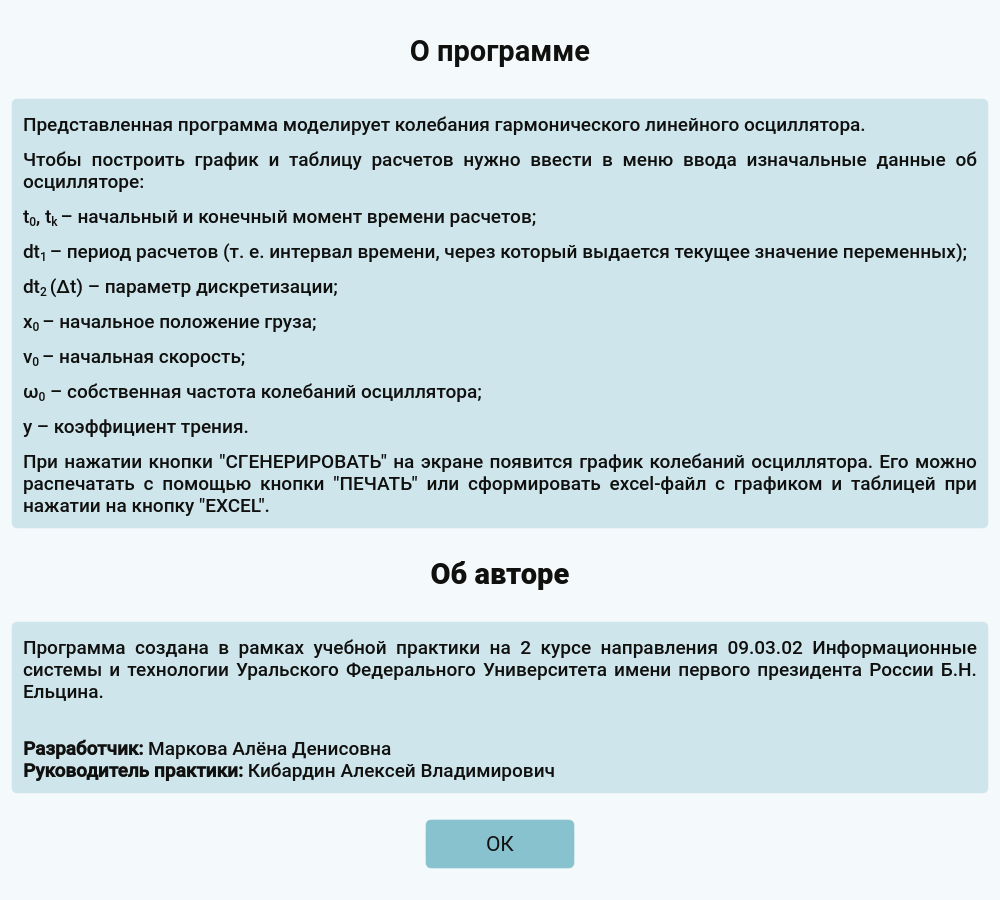
<?xml version="1.0" encoding="UTF-8"?>
<ui version="4.0">
 <class>info_win</class>
 <widget class="QDialog" name="info_win">
  <property name="enabled">
   <bool>true</bool>
  </property>
  <property name="geometry">
   <rect>
    <x>0</x>
    <y>0</y>
    <width>1000</width>
    <height>900</height>
   </rect>
  </property>
  <property name="minimumSize">
   <size>
    <width>1000</width>
    <height>900</height>
   </size>
  </property>
  <property name="maximumSize">
   <size>
    <width>1000</width>
    <height>900</height>
   </size>
  </property>
  <property name="baseSize">
   <size>
    <width>1000</width>
    <height>850</height>
   </size>
  </property>
  <property name="palette">
   <palette>
    <active>
     <colorrole role="WindowText">
      <brush brushstyle="SolidPattern">
       <color alpha="255">
        <red>16</red>
        <green>16</green>
        <blue>15</blue>
       </color>
      </brush>
     </colorrole>
     <colorrole role="Button">
      <brush brushstyle="SolidPattern">
       <color alpha="255">
        <red>244</red>
        <green>249</green>
        <blue>252</blue>
       </color>
      </brush>
     </colorrole>
     <colorrole role="Text">
      <brush brushstyle="SolidPattern">
       <color alpha="255">
        <red>16</red>
        <green>16</green>
        <blue>15</blue>
       </color>
      </brush>
     </colorrole>
     <colorrole role="BrightText">
      <brush brushstyle="SolidPattern">
       <color alpha="255">
        <red>16</red>
        <green>16</green>
        <blue>15</blue>
       </color>
      </brush>
     </colorrole>
     <colorrole role="ButtonText">
      <brush brushstyle="SolidPattern">
       <color alpha="255">
        <red>16</red>
        <green>16</green>
        <blue>15</blue>
       </color>
      </brush>
     </colorrole>
     <colorrole role="Base">
      <brush brushstyle="SolidPattern">
       <color alpha="255">
        <red>244</red>
        <green>249</green>
        <blue>252</blue>
       </color>
      </brush>
     </colorrole>
     <colorrole role="Window">
      <brush brushstyle="SolidPattern">
       <color alpha="255">
        <red>244</red>
        <green>249</green>
        <blue>252</blue>
       </color>
      </brush>
     </colorrole>
     <colorrole role="Shadow">
      <brush brushstyle="SolidPattern">
       <color alpha="255">
        <red>16</red>
        <green>16</green>
        <blue>15</blue>
       </color>
      </brush>
     </colorrole>
     <colorrole role="Highlight">
      <brush brushstyle="SolidPattern">
       <color alpha="255">
        <red>16</red>
        <green>16</green>
        <blue>15</blue>
       </color>
      </brush>
     </colorrole>
     <colorrole role="HighlightedText">
      <brush brushstyle="SolidPattern">
       <color alpha="255">
        <red>16</red>
        <green>16</green>
        <blue>15</blue>
       </color>
      </brush>
     </colorrole>
     <colorrole role="Link">
      <brush brushstyle="SolidPattern">
       <color alpha="255">
        <red>16</red>
        <green>16</green>
        <blue>15</blue>
       </color>
      </brush>
     </colorrole>
     <colorrole role="LinkVisited">
      <brush brushstyle="SolidPattern">
       <color alpha="255">
        <red>16</red>
        <green>16</green>
        <blue>15</blue>
       </color>
      </brush>
     </colorrole>
     <colorrole role="AlternateBase">
      <brush brushstyle="SolidPattern">
       <color alpha="255">
        <red>16</red>
        <green>16</green>
        <blue>15</blue>
       </color>
      </brush>
     </colorrole>
     <colorrole role="ToolTipBase">
      <brush brushstyle="SolidPattern">
       <color alpha="255">
        <red>16</red>
        <green>16</green>
        <blue>15</blue>
       </color>
      </brush>
     </colorrole>
     <colorrole role="ToolTipText">
      <brush brushstyle="SolidPattern">
       <color alpha="255">
        <red>16</red>
        <green>16</green>
        <blue>15</blue>
       </color>
      </brush>
     </colorrole>
     <colorrole role="PlaceholderText">
      <brush brushstyle="SolidPattern">
       <color alpha="128">
        <red>0</red>
        <green>0</green>
        <blue>0</blue>
       </color>
      </brush>
     </colorrole>
     <colorrole role="Accent">
      <brush brushstyle="SolidPattern">
       <color alpha="255">
        <red>136</red>
        <green>194</green>
        <blue>206</blue>
       </color>
      </brush>
     </colorrole>
    </active>
    <inactive>
     <colorrole role="WindowText">
      <brush brushstyle="SolidPattern">
       <color alpha="255">
        <red>16</red>
        <green>16</green>
        <blue>15</blue>
       </color>
      </brush>
     </colorrole>
     <colorrole role="Button">
      <brush brushstyle="SolidPattern">
       <color alpha="255">
        <red>244</red>
        <green>249</green>
        <blue>252</blue>
       </color>
      </brush>
     </colorrole>
     <colorrole role="Text">
      <brush brushstyle="SolidPattern">
       <color alpha="255">
        <red>16</red>
        <green>16</green>
        <blue>15</blue>
       </color>
      </brush>
     </colorrole>
     <colorrole role="BrightText">
      <brush brushstyle="SolidPattern">
       <color alpha="255">
        <red>16</red>
        <green>16</green>
        <blue>15</blue>
       </color>
      </brush>
     </colorrole>
     <colorrole role="ButtonText">
      <brush brushstyle="SolidPattern">
       <color alpha="255">
        <red>16</red>
        <green>16</green>
        <blue>15</blue>
       </color>
      </brush>
     </colorrole>
     <colorrole role="Base">
      <brush brushstyle="SolidPattern">
       <color alpha="255">
        <red>244</red>
        <green>249</green>
        <blue>252</blue>
       </color>
      </brush>
     </colorrole>
     <colorrole role="Window">
      <brush brushstyle="SolidPattern">
       <color alpha="255">
        <red>244</red>
        <green>249</green>
        <blue>252</blue>
       </color>
      </brush>
     </colorrole>
     <colorrole role="Shadow">
      <brush brushstyle="SolidPattern">
       <color alpha="255">
        <red>16</red>
        <green>16</green>
        <blue>15</blue>
       </color>
      </brush>
     </colorrole>
     <colorrole role="Highlight">
      <brush brushstyle="SolidPattern">
       <color alpha="255">
        <red>16</red>
        <green>16</green>
        <blue>15</blue>
       </color>
      </brush>
     </colorrole>
     <colorrole role="HighlightedText">
      <brush brushstyle="SolidPattern">
       <color alpha="255">
        <red>16</red>
        <green>16</green>
        <blue>15</blue>
       </color>
      </brush>
     </colorrole>
     <colorrole role="Link">
      <brush brushstyle="SolidPattern">
       <color alpha="255">
        <red>16</red>
        <green>16</green>
        <blue>15</blue>
       </color>
      </brush>
     </colorrole>
     <colorrole role="LinkVisited">
      <brush brushstyle="SolidPattern">
       <color alpha="255">
        <red>16</red>
        <green>16</green>
        <blue>15</blue>
       </color>
      </brush>
     </colorrole>
     <colorrole role="AlternateBase">
      <brush brushstyle="SolidPattern">
       <color alpha="255">
        <red>16</red>
        <green>16</green>
        <blue>15</blue>
       </color>
      </brush>
     </colorrole>
     <colorrole role="ToolTipBase">
      <brush brushstyle="SolidPattern">
       <color alpha="255">
        <red>16</red>
        <green>16</green>
        <blue>15</blue>
       </color>
      </brush>
     </colorrole>
     <colorrole role="ToolTipText">
      <brush brushstyle="SolidPattern">
       <color alpha="255">
        <red>16</red>
        <green>16</green>
        <blue>15</blue>
       </color>
      </brush>
     </colorrole>
     <colorrole role="PlaceholderText">
      <brush brushstyle="SolidPattern">
       <color alpha="128">
        <red>0</red>
        <green>0</green>
        <blue>0</blue>
       </color>
      </brush>
     </colorrole>
     <colorrole role="Accent">
      <brush brushstyle="SolidPattern">
       <color alpha="255">
        <red>136</red>
        <green>194</green>
        <blue>206</blue>
       </color>
      </brush>
     </colorrole>
    </inactive>
    <disabled>
     <colorrole role="WindowText">
      <brush brushstyle="SolidPattern">
       <color alpha="255">
        <red>0</red>
        <green>0</green>
        <blue>0</blue>
       </color>
      </brush>
     </colorrole>
     <colorrole role="Button">
      <brush brushstyle="SolidPattern">
       <color alpha="255">
        <red>244</red>
        <green>249</green>
        <blue>252</blue>
       </color>
      </brush>
     </colorrole>
     <colorrole role="Text">
      <brush brushstyle="SolidPattern">
       <color alpha="255">
        <red>0</red>
        <green>0</green>
        <blue>0</blue>
       </color>
      </brush>
     </colorrole>
     <colorrole role="BrightText">
      <brush brushstyle="SolidPattern">
       <color alpha="255">
        <red>16</red>
        <green>16</green>
        <blue>15</blue>
       </color>
      </brush>
     </colorrole>
     <colorrole role="ButtonText">
      <brush brushstyle="SolidPattern">
       <color alpha="255">
        <red>0</red>
        <green>0</green>
        <blue>0</blue>
       </color>
      </brush>
     </colorrole>
     <colorrole role="Base">
      <brush brushstyle="SolidPattern">
       <color alpha="255">
        <red>244</red>
        <green>249</green>
        <blue>252</blue>
       </color>
      </brush>
     </colorrole>
     <colorrole role="Window">
      <brush brushstyle="SolidPattern">
       <color alpha="255">
        <red>244</red>
        <green>249</green>
        <blue>252</blue>
       </color>
      </brush>
     </colorrole>
     <colorrole role="Shadow">
      <brush brushstyle="SolidPattern">
       <color alpha="255">
        <red>16</red>
        <green>16</green>
        <blue>15</blue>
       </color>
      </brush>
     </colorrole>
     <colorrole role="HighlightedText">
      <brush brushstyle="SolidPattern">
       <color alpha="255">
        <red>16</red>
        <green>16</green>
        <blue>15</blue>
       </color>
      </brush>
     </colorrole>
     <colorrole role="Link">
      <brush brushstyle="SolidPattern">
       <color alpha="255">
        <red>16</red>
        <green>16</green>
        <blue>15</blue>
       </color>
      </brush>
     </colorrole>
     <colorrole role="LinkVisited">
      <brush brushstyle="SolidPattern">
       <color alpha="255">
        <red>16</red>
        <green>16</green>
        <blue>15</blue>
       </color>
      </brush>
     </colorrole>
     <colorrole role="AlternateBase">
      <brush brushstyle="SolidPattern">
       <color alpha="255">
        <red>16</red>
        <green>16</green>
        <blue>15</blue>
       </color>
      </brush>
     </colorrole>
     <colorrole role="ToolTipBase">
      <brush brushstyle="SolidPattern">
       <color alpha="255">
        <red>16</red>
        <green>16</green>
        <blue>15</blue>
       </color>
      </brush>
     </colorrole>
     <colorrole role="ToolTipText">
      <brush brushstyle="SolidPattern">
       <color alpha="255">
        <red>16</red>
        <green>16</green>
        <blue>15</blue>
       </color>
      </brush>
     </colorrole>
     <colorrole role="PlaceholderText">
      <brush brushstyle="SolidPattern">
       <color alpha="128">
        <red>0</red>
        <green>0</green>
        <blue>0</blue>
       </color>
      </brush>
     </colorrole>
     <colorrole role="Accent">
      <brush brushstyle="SolidPattern">
       <color alpha="255">
        <red>136</red>
        <green>194</green>
        <blue>206</blue>
       </color>
      </brush>
     </colorrole>
    </disabled>
   </palette>
  </property>
  <property name="windowTitle">
   <string>Информация</string>
  </property>
  <property name="windowIcon">
   <iconset resource="res.qrc">
    <normaloff>:/icons/images/help icon.svg</normaloff>:/icons/images/help icon.svg</iconset>
  </property>
  <property name="styleSheet">
   <string notr="true">/* Основные цвета */
QWidget {
    color: rgb(0, 0, 0); /* WindowText */
    background-color: rgb(244, 249, 252); /* Window */
}

/* Кнопки */
QPushButton {
    background-color: rgb(136, 194, 206); /* Button */
    color: rgb(16, 16, 15); /* ButtonText */
    border: 1px solid rgb(105, 88, 79);
}

QPushButton:hover {
    background-color: rgb(147, 208, 220);  /* Button */
}

QPushButton:pressed {
    background-color: rgb(110, 158, 167);  /* Button */
}

/* Текстовые поля */
QLineEdit, QTextEdit, QPlainTextEdit {
    background-color: rgb(255, 255, 255); /* Base */
    color: rgb(16, 16, 15); /* Text */
    border: 1px solid rgb(141, 118, 105); /* Mid */
}

/* Лейблы */
QLabel {
    color: rgb(16, 16, 15); /* WindowText */
}
</string>
  </property>
  <layout class="QHBoxLayout" name="horizontalLayout_2">
   <property name="spacing">
    <number>0</number>
   </property>
   <item>
    <layout class="QVBoxLayout" name="verticalLayout" stretch="0,0,0,0,0,0,0,0,0,0,0">
     <property name="spacing">
      <number>5</number>
     </property>
     <item>
      <spacer name="horizontalSpacer_8">
       <property name="orientation">
        <enum>Qt::Orientation::Horizontal</enum>
       </property>
       <property name="sizeHint" stdset="0">
        <size>
         <width>40</width>
         <height>20</height>
        </size>
       </property>
      </spacer>
     </item>
     <item>
      <widget class="QLabel" name="label">
       <property name="font">
        <font>
         <family>Roboto</family>
         <pointsize>22</pointsize>
         <bold>true</bold>
        </font>
       </property>
       <property name="text">
        <string>&lt;html&gt;&lt;head/&gt;&lt;body&gt;&lt;p&gt;&lt;span style=&quot; font-size:22pt;&quot;&gt;О программе&lt;/span&gt;&lt;/p&gt;&lt;/body&gt;&lt;/html&gt;</string>
       </property>
       <property name="alignment">
        <set>Qt::AlignmentFlag::AlignCenter</set>
       </property>
      </widget>
     </item>
     <item>
      <spacer name="horizontalSpacer_6">
       <property name="orientation">
        <enum>Qt::Orientation::Horizontal</enum>
       </property>
       <property name="sizeHint" stdset="0">
        <size>
         <width>40</width>
         <height>20</height>
        </size>
       </property>
      </spacer>
     </item>
     <item>
      <widget class="QGroupBox" name="horizontalGroupBox">
       <property name="styleSheet">
        <string notr="true">background-color: rgba(136, 194, 206, 90);
border: 1px solid rgba(255, 255, 255, 80);
border-radius: 6px;
</string>
       </property>
       <layout class="QHBoxLayout" name="horizontalLayout_3">
        <property name="spacing">
         <number>10</number>
        </property>
        <item>
         <widget class="QLabel" name="label_2">
          <property name="minimumSize">
           <size>
            <width>150</width>
            <height>50</height>
           </size>
          </property>
          <property name="font">
           <font>
            <family>Roboto Medium</family>
            <pointsize>14</pointsize>
           </font>
          </property>
          <property name="styleSheet">
           <string notr="true">background-color: none;
border: none;
border-radius: none;
</string>
          </property>
          <property name="text">
           <string>&lt;!DOCTYPE HTML PUBLIC &quot;-//W3C//DTD HTML 4.0//EN&quot; &quot;http://www.w3.org/TR/REC-html40/strict.dtd&quot;&gt;
&lt;html&gt;&lt;head&gt;&lt;meta name=&quot;qrichtext&quot; content=&quot;1&quot; /&gt;&lt;meta charset=&quot;utf-8&quot; /&gt;&lt;style type=&quot;text/css&quot;&gt;
p, li { white-space: pre-wrap; }
hr { height: 1px; border-width: 0; }
li.unchecked::marker { content: &quot;\2610&quot;; }
li.checked::marker { content: &quot;\2612&quot;; }
&lt;/style&gt;&lt;/head&gt;&lt;body style=&quot; font-family:'Roboto Medium'; font-size:14pt; font-weight:400; font-style:normal;&quot;&gt;
&lt;p align=&quot;justify&quot; style=&quot; margin-top:12px; margin-bottom:12px; margin-left:0px; margin-right:0px; -qt-block-indent:0; text-indent:0px;&quot;&gt;Представленная программа моделирует колебания гармонического линейного осциллятора.&lt;/p&gt;
&lt;p align=&quot;justify&quot; style=&quot; margin-top:12px; margin-bottom:12px; margin-left:0px; margin-right:0px; -qt-block-indent:0; text-indent:0px;&quot;&gt;Чтобы построить график и таблицу расчетов нужно ввести в меню ввода изначальные данные об осцилляторе:&lt;/p&gt;
&lt;p align=&quot;justify&quot; style=&quot; margin-top:12px; margin-bottom:12px; margin-left:0px; margin-right:0px; -qt-block-indent:0; text-indent:0px;&quot;&gt;&lt;a name=&quot;_x0000_t75&quot;&gt;&lt;/a&gt;t&lt;a name=&quot;_x0000_t75&quot;&gt;&lt;/a&gt;&lt;span style=&quot; vertical-align:sub;&quot;&gt;0&lt;/span&gt;&lt;a name=&quot;_x0000_t75&quot;&gt;&lt;/a&gt;, t&lt;a name=&quot;_x0000_t75&quot;&gt;&lt;/a&gt;&lt;span style=&quot; vertical-align:sub;&quot;&gt;k&lt;/span&gt;&lt;span style=&quot; vertical-align:sub;&quot;&gt; &lt;/span&gt;&lt;a name=&quot;_x0000_t75&quot;&gt;&lt;/a&gt;– начальный и конечный момент времени расчетов; &lt;/p&gt;
&lt;p align=&quot;justify&quot; style=&quot; margin-top:12px; margin-bottom:12px; margin-left:0px; margin-right:0px; -qt-block-indent:0; text-indent:0px;&quot;&gt;&lt;a name=&quot;_x0000_i1025&quot;&gt;&lt;/a&gt;dt&lt;a name=&quot;_x0000_i1025&quot;&gt;&lt;/a&gt;&lt;span style=&quot; vertical-align:sub;&quot;&gt;1&lt;/span&gt;&lt;span style=&quot; vertical-align:sub;&quot;&gt; &lt;/span&gt;&lt;a name=&quot;_x0000_i1025&quot;&gt;&lt;/a&gt;– период расчетов (т. е. интервал времени, через который выдается текущее значение переменных); &lt;/p&gt;
&lt;p align=&quot;justify&quot; style=&quot; margin-top:12px; margin-bottom:12px; margin-left:0px; margin-right:0px; -qt-block-indent:0; text-indent:0px;&quot;&gt;&lt;a name=&quot;_x0000_i1025&quot;&gt;&lt;/a&gt;dt&lt;a name=&quot;_x0000_i1025&quot;&gt;&lt;/a&gt;&lt;span style=&quot; vertical-align:sub;&quot;&gt;2&lt;/span&gt;&lt;span style=&quot; vertical-align:sub;&quot;&gt; &lt;/span&gt;&lt;a name=&quot;_x0000_i1025&quot;&gt;&lt;/a&gt;(&lt;span style=&quot; font-family:'Times New Roman','serif';&quot;&gt;Δ&lt;/span&gt;t) – параметр дискретизации;&lt;/p&gt;
&lt;p align=&quot;justify&quot; style=&quot; margin-top:12px; margin-bottom:12px; margin-left:0px; margin-right:0px; -qt-block-indent:0; text-indent:0px;&quot;&gt;&lt;a name=&quot;_x0000_i1025&quot;&gt;&lt;/a&gt;x&lt;a name=&quot;_x0000_i1025&quot;&gt;&lt;/a&gt;&lt;span style=&quot; vertical-align:sub;&quot;&gt;0&lt;/span&gt;&lt;span style=&quot; vertical-align:sub;&quot;&gt; &lt;/span&gt;&lt;a name=&quot;_x0000_i1025&quot;&gt;&lt;/a&gt;– начальное положение груза; &lt;/p&gt;
&lt;p align=&quot;justify&quot; style=&quot; margin-top:12px; margin-bottom:12px; margin-left:0px; margin-right:0px; -qt-block-indent:0; text-indent:0px;&quot;&gt;&lt;a name=&quot;_x0000_i1025&quot;&gt;&lt;/a&gt;v&lt;a name=&quot;_x0000_i1025&quot;&gt;&lt;/a&gt;&lt;span style=&quot; vertical-align:sub;&quot;&gt;0&lt;/span&gt;&lt;span style=&quot; vertical-align:sub;&quot;&gt; &lt;/span&gt;&lt;a name=&quot;_x0000_i1025&quot;&gt;&lt;/a&gt;– начальная скорость; &lt;/p&gt;
&lt;p align=&quot;justify&quot; style=&quot; margin-top:12px; margin-bottom:12px; margin-left:0px; margin-right:0px; -qt-block-indent:0; text-indent:0px;&quot;&gt;ω&lt;span style=&quot; vertical-align:sub;&quot;&gt;0&lt;/span&gt; &lt;a name=&quot;_x0000_i1025&quot;&gt;&lt;/a&gt;– собственная частота колебаний осциллятора; &lt;/p&gt;
&lt;p align=&quot;justify&quot; style=&quot; margin-top:12px; margin-bottom:12px; margin-left:0px; margin-right:0px; -qt-block-indent:0; text-indent:0px;&quot;&gt;&lt;a name=&quot;_x0000_i1025&quot;&gt;&lt;/a&gt;y – коэффициент трения.&lt;/p&gt;
&lt;p align=&quot;justify&quot; style=&quot; margin-top:12px; margin-bottom:12px; margin-left:0px; margin-right:0px; -qt-block-indent:0; text-indent:0px;&quot;&gt;При нажатии кнопки &amp;quot;СГЕНЕРИРОВАТЬ&amp;quot; на экране появится график колебаний осциллятора. Его можно распечатать с помощью кнопки &amp;quot;ПЕЧАТЬ&amp;quot; или сформировать excel-файл с графиком и таблицей при нажатии на кнопку &amp;quot;EXCEL&amp;quot;.&lt;/p&gt;&lt;/body&gt;&lt;/html&gt;</string>
          </property>
          <property name="scaledContents">
           <bool>false</bool>
          </property>
          <property name="wordWrap">
           <bool>true</bool>
          </property>
         </widget>
        </item>
       </layout>
      </widget>
     </item>
     <item>
      <spacer name="horizontalSpacer_5">
       <property name="orientation">
        <enum>Qt::Orientation::Horizontal</enum>
       </property>
       <property name="sizeHint" stdset="0">
        <size>
         <width>40</width>
         <height>20</height>
        </size>
       </property>
      </spacer>
     </item>
     <item>
      <widget class="QLabel" name="label_4">
       <property name="font">
        <font>
         <family>Roboto</family>
         <pointsize>22</pointsize>
         <bold>true</bold>
        </font>
       </property>
       <property name="text">
        <string>&lt;html&gt;&lt;head/&gt;&lt;body&gt;&lt;p&gt;&lt;span style=&quot; font-size:22pt; font-weight:700;&quot;&gt;Об авторе&lt;/span&gt;&lt;/p&gt;&lt;/body&gt;&lt;/html&gt;</string>
       </property>
       <property name="alignment">
        <set>Qt::AlignmentFlag::AlignCenter</set>
       </property>
      </widget>
     </item>
     <item>
      <spacer name="horizontalSpacer_7">
       <property name="orientation">
        <enum>Qt::Orientation::Horizontal</enum>
       </property>
       <property name="sizeHint" stdset="0">
        <size>
         <width>40</width>
         <height>20</height>
        </size>
       </property>
      </spacer>
     </item>
     <item>
      <widget class="QGroupBox" name="verticalGroupBox">
       <property name="styleSheet">
        <string notr="true">background-color: rgba(136, 194, 206, 90);
border: 1px solid rgba(255, 255, 255, 80);
border-radius: 6px;
</string>
       </property>
       <layout class="QVBoxLayout" name="verticalLayout_2">
        <item>
         <widget class="QLabel" name="label_3">
          <property name="font">
           <font>
            <family>Roboto Medium</family>
            <pointsize>14</pointsize>
           </font>
          </property>
          <property name="styleSheet">
           <string notr="true">background-color: none;
border: none;
border-radius: none;
</string>
          </property>
          <property name="text">
           <string>&lt;html&gt;&lt;head/&gt;&lt;body&gt;&lt;p align=&quot;justify&quot;&gt;Программа создана в рамках учебной практики на 2 курсе направления 09.03.02 Информационные системы и технологии Уральского Федерального Университета имени первого президента России Б.Н. Ельцина.&lt;/p&gt;&lt;p align=&quot;justify&quot;&gt;&lt;br/&gt;&lt;span style=&quot; font-weight:700;&quot;&gt;Разработчик: &lt;/span&gt;Маркова Алёна Денисовна&lt;br/&gt;&lt;span style=&quot; font-weight:700;&quot;&gt;Руководитель практики: &lt;/span&gt;Кибардин Алексей Владимирович&lt;/p&gt;&lt;/body&gt;&lt;/html&gt;</string>
          </property>
          <property name="wordWrap">
           <bool>true</bool>
          </property>
         </widget>
        </item>
       </layout>
      </widget>
     </item>
     <item>
      <spacer name="horizontalSpacer_3">
       <property name="orientation">
        <enum>Qt::Orientation::Horizontal</enum>
       </property>
       <property name="sizeHint" stdset="0">
        <size>
         <width>40</width>
         <height>20</height>
        </size>
       </property>
      </spacer>
     </item>
     <item>
      <layout class="QHBoxLayout" name="horizontalLayout">
       <item>
        <spacer name="horizontalSpacer_2">
         <property name="orientation">
          <enum>Qt::Orientation::Horizontal</enum>
         </property>
         <property name="sizeHint" stdset="0">
          <size>
           <width>40</width>
           <height>20</height>
          </size>
         </property>
        </spacer>
       </item>
       <item>
        <widget class="QPushButton" name="pushButton">
         <property name="minimumSize">
          <size>
           <width>150</width>
           <height>50</height>
          </size>
         </property>
         <property name="baseSize">
          <size>
           <width>150</width>
           <height>50</height>
          </size>
         </property>
         <property name="font">
          <font>
           <family>Roboto</family>
           <pointsize>16</pointsize>
           <bold>false</bold>
          </font>
         </property>
         <property name="styleSheet">
          <string notr="true">border: 1px solid rgba(255, 255, 255, 80);
border-radius: 6px;
font-size: 16pt;</string>
         </property>
         <property name="text">
          <string>ОК</string>
         </property>
         <property name="iconSize">
          <size>
           <width>20</width>
           <height>20</height>
          </size>
         </property>
        </widget>
       </item>
       <item>
        <spacer name="horizontalSpacer">
         <property name="orientation">
          <enum>Qt::Orientation::Horizontal</enum>
         </property>
         <property name="sizeHint" stdset="0">
          <size>
           <width>40</width>
           <height>20</height>
          </size>
         </property>
        </spacer>
       </item>
      </layout>
     </item>
     <item>
      <spacer name="horizontalSpacer_4">
       <property name="orientation">
        <enum>Qt::Orientation::Horizontal</enum>
       </property>
       <property name="sizeHint" stdset="0">
        <size>
         <width>40</width>
         <height>20</height>
        </size>
       </property>
      </spacer>
     </item>
    </layout>
   </item>
  </layout>
 </widget>
 <resources>
  <include location="res.qrc"/>
 </resources>
 <connections/>
</ui>
